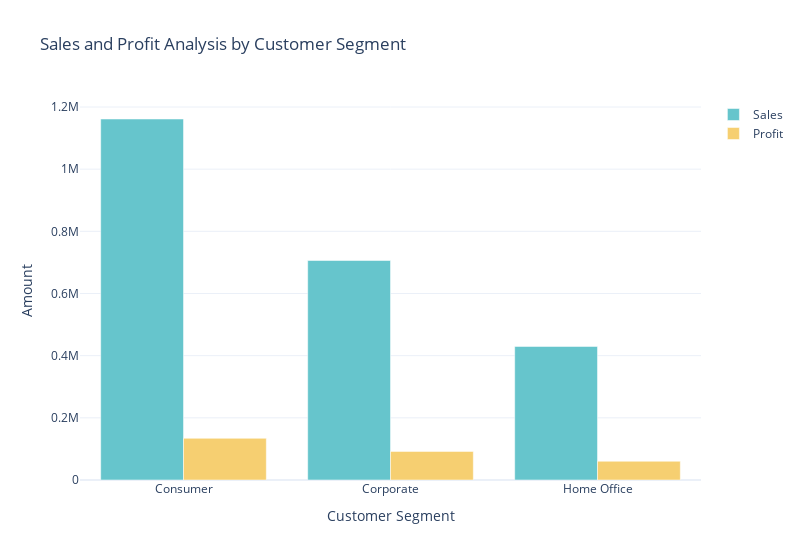

Notebook code cell kept with this figure:
### Code cell
# sales and profit analysis by customer segment
sales_profit_by_segment = data.groupby('Segment').agg({'Sales': 'sum', 'Profit': 'sum'}).reset_index()
# set color palette
color_palette = colors.qualitative.Pastel
# create figure
fig = go.Figure()
# add bar plots
fig.add_trace(go.Bar(x=sales_profit_by_segment['Segment'], 
                     y=sales_profit_by_segment['Sales'], 
                     name='Sales',
                     marker_color=color_palette[0]))
fig.add_trace(go.Bar(x=sales_profit_by_segment['Segment'], 
                     y=sales_profit_by_segment['Profit'], 
                     name='Profit',
                     marker_color=color_palette[1]))

# set title and axis labels
fig.update_layout(title='Sales and Profit Analysis by Customer Segment',
                  xaxis_title='Customer Segment', yaxis_title='Amount', width=800)
fig.show()

### Figure 1 — Plotly figure (JSON) as saved in the notebook; plotly's stock layout.template omitted (floating-point values rounded to 4 significant figures)
{"data": [{"marker": {"color": "rgb(102, 197, 204)"}, "name": "Sales", "type": "bar", "x": ["Consumer", "Corporate", "Home Office"], "y": [1161000.0, 706100.0, 429700.0]}, {"marker": {"color": "rgb(246, 207, 113)"}, "name": "Profit", "type": "bar", "x": ["Consumer", "Corporate", "Home Office"], "y": [134100.0, 91980.0, 60300.0]}], "layout": {"title": {"text": "Sales and Profit Analysis by Customer Segment"}, "width": 800, "xaxis": {"title": {"text": "Customer Segment"}}, "yaxis": {"title": {"text": "Amount"}}}}
